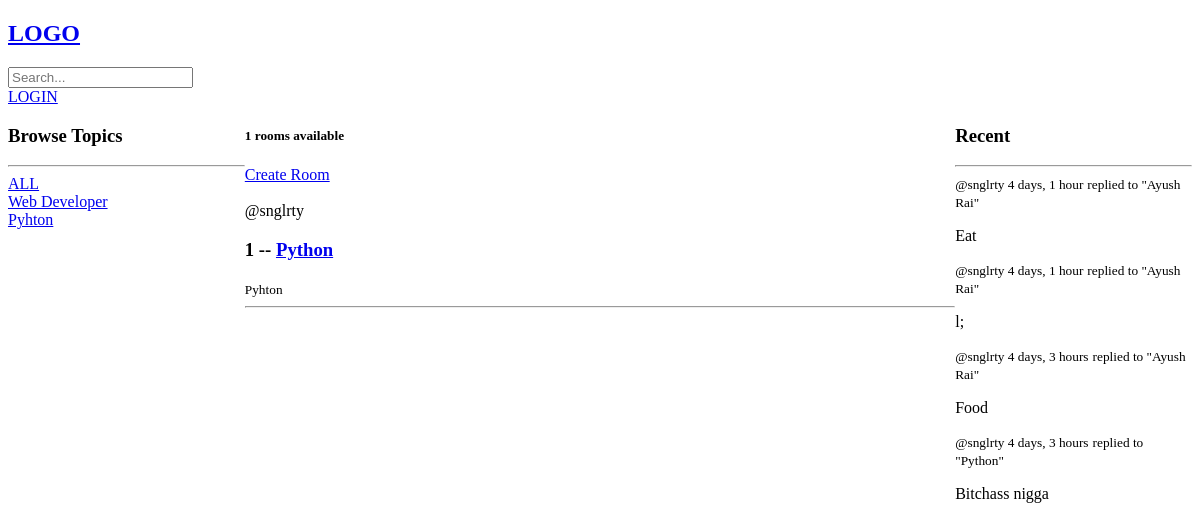
Before: /?q=Pyhton with the older database file.
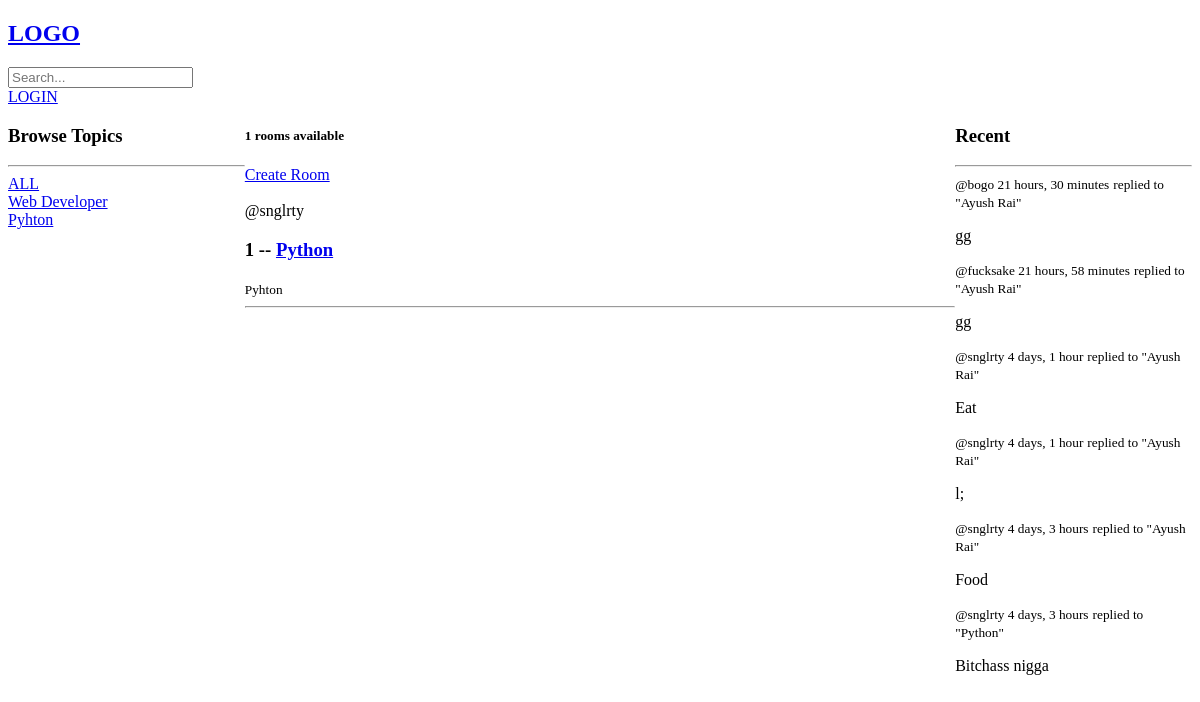
After: the same page with the newer database file.
### base/models.py (models this page shows, shortened)
class Topic(models.Model):
    name = models.CharField(max_length=200)

class Room(models.Model):
    host = models.ForeignKey(User, on_delete= models.SET_NULL, null= True)
    topic = models.ForeignKey(Topic, on_delete= models.SET_NULL, null= True)
    name = models.CharField(max_length=200)
    description = models.TextField(null=True, blank=True)
    participants = models.ManyToManyField(User,related_name='particpants',blank='True')
    updated = models.DateTimeField(auto_now= True)
    created = models.DateTimeField(auto_now_add= True)
    class Meta:
        ordering = ['-updated','-created']
    def __str__(self):
        return self.name

class message(models.Model):
    user = models.ForeignKey(User,on_delete=models.CASCADE)
    room = models.ForeignKey(Room, on_delete=models.CASCADE)
    body = models.TextField()
    updated = models.DateTimeField(auto_now= True)
    created = models.DateTimeField(auto_now_add= True)
    class Meta:
        ordering = ['-updated','-created']

### base/views.py (the view)
# urls.py: path('',home,name="home"),
def home(request):
    q = request.GET.get('q') if request.GET.get('q') != None else ''
    rooms = Room.objects.filter(
        Q(topic__name__icontains=q) |
        Q(name__icontains=q) |
        Q(description__icontains=q)
    )
    topics = Topic.objects.all()
    room_count = rooms.count()
    chats = message.objects.all()
    context = {'rooms' : rooms,'topics' : topics,'room_count':room_count, 'chats' : chats}
    return render(request,'base/home.html',context)

### base/templates/base/home.html (shortened to what this page needs)
{%extends 'main.html'%}
{%block content%}
<div class="home-container">
    <div>
        {% include 'base/topics_component.html' %}
    </div>
    <div>
        <h5>{{room_count}} rooms available</h5>
        <a href="{%url 'create-room'%}">Create Room</a><br><br>
        {% include 'base/feed_component.html' %}
    </div>
    <div>
        {%include 'base/activity_component.html'%}
    </div>
</div>
{%endblock%}

### base/templates/base/topics_component.html
<h3>Browse Topics</h3>
        <hr>
        <div>
            <a href="{% url 'home' %}">ALL</a>
        </div>
        {% for topic in topics %}
            <div>
                <a href="{% url 'home' %}?q={{topic.name}}">{{topic.name}}</a>
            </div>
        {% endfor   %}

### base/templates/base/feed_component.html (shortened to what this page needs)
        <div>
            {% for room in rooms %}
            <div>
                <span>@{{ room.host.username }}</span>
                <h3>{{room.id}} -- <a href="{% url 'room' room.id%}">{{room.name}}</a></h6>
                <small>{{ room.topic.name }}</small>
                <hr>
            </div>
            {%endfor%}
        </div>

### base/templates/base/activity_component.html
<h3>Recent</h3>
        <hr>
        {% for chat in chats %}
            <div>
                <small>@{{chat.user}}  {{chat.created|timesince}}</small>
                <small>replied to "{{chat.room}}"</small>
                <P>{{chat.body}}</P>
            </div>
        {% endfor %}

Changed rows visible on the page:
added message: user "bogo", created "21 hours, 30 minutes", room "Ayush Rai", body "gg"
added message: user "fucksake", created "21 hours, 58 minutes", room "Ayush Rai", body "gg"
